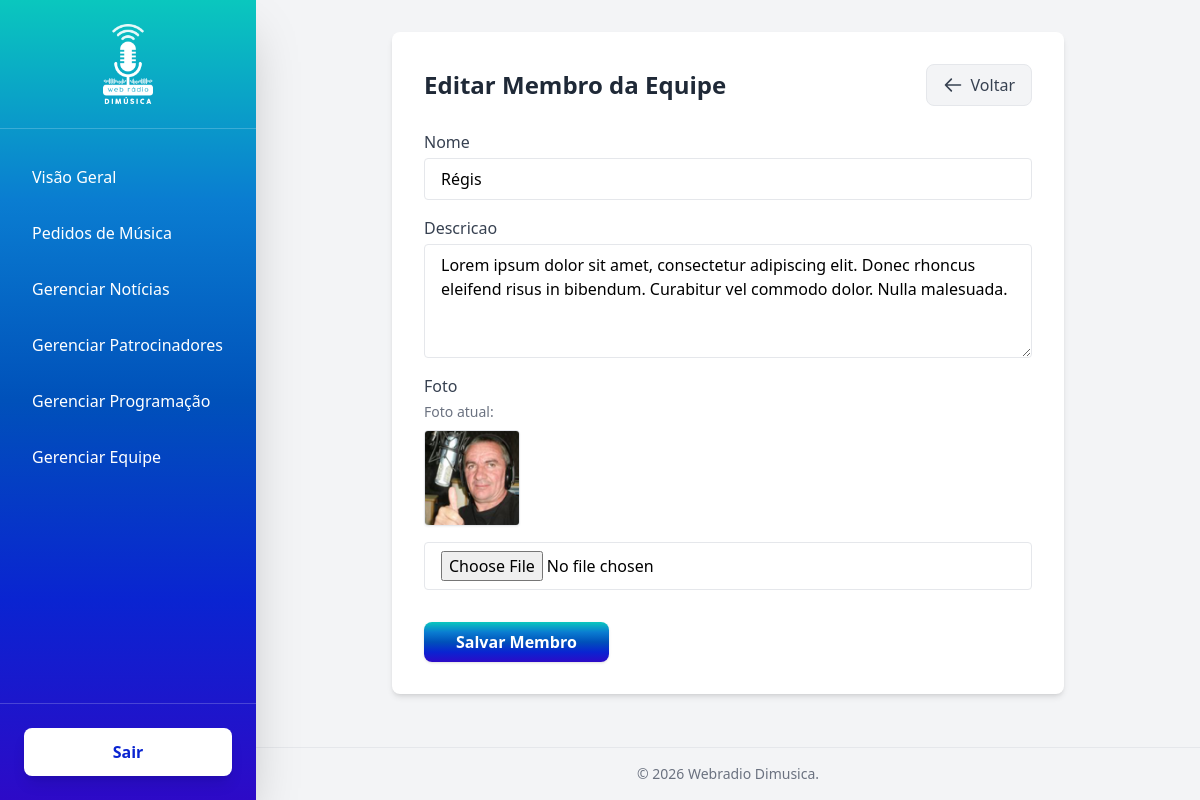
/painel/equipe/2/editar/ (signed in), run on the app's committed database.
### core/models.py (models this page shows, shortened)
class Equipe(models.Model):
    nome = models.CharField(max_length=150)
    descricao = models.TextField()
    foto = models.ImageField(upload_to='equipe/')

### webadmin/views.py (the view)
# urls.py: path('equipe/<int:pk>/editar/', views.equipe_form, name='admin_equipe_edit'),
@login_required(login_url='admin_login')
def equipe_form(request, pk=None):
    if pk:
        equipe = get_object_or_404(Equipe, pk=pk)
    else:
        equipe = None
    if request.method == 'POST':
        form = EquipeForm(request.POST, request.FILES, instance=equipe)
        if form.is_valid():
            form.save()
            messages.success(request, 'Membro da equipe salvo com sucesso!')
            return redirect('admin_equipe_list')
    else:
        form = EquipeForm(instance=equipe)
    return render(request, 'webadmin/equipe_form.html', {
        'form': form,
        'is_edit': bool(pk)
    })

### webadmin/forms.py
class EquipeForm(forms.ModelForm):
    class Meta:
        model = Equipe
        fields = ['nome', 'descricao', 'foto']
        widgets = {
            'nome': forms.TextInput(attrs={'class': 'w-full px-4 py-2 border rounded focus:outline-none focus:ring-2 focus:ring-[#0A7DD1]'}),
            'descricao': forms.Textarea(attrs={'class': 'w-full px-4 py-2 border rounded focus:outline-none focus:ring-2 focus:ring-[#0A7DD1]', 'rows': 4}),
            'foto': forms.FileInput(attrs={'class': 'w-full px-4 py-2 border rounded'}),
        }

### webadmin/templates/webadmin/equipe_form.html (shortened to what this page needs)
{% extends 'webadmin/base.html' %}
{% block content %}
<div class="max-w-2xl mx-auto bg-white p-8 rounded-lg shadow-md">
    <div class="flex justify-between items-center mb-6">
        <h2 class="text-2xl font-bold text-gray-800">
            {% if is_edit %}Editar Membro da Equipe{% else %}Novo Membro da Equipe{% endif %}
        </h2>
        <a href="{% url 'admin_equipe_list' %}" class="inline-flex items-center gap-2 px-4 py-2 bg-gray-100 text-gray-700 font-medium rounded-lg hover:bg-gray-200 transition-all duration-200 border group">
            <svg xmlns="http://www.w3.org/2000/svg" class="h-5 w-5 transform group-hover:-translate-x-1 transition-transform" fill="none" viewBox="0 0 24 24" stroke="currentColor"><path stroke-linecap="round" stroke-linejoin="round" stroke-width="2" d="M10 19l-7-7m0 0l7-7m-7 7h18" /></svg>
            Voltar
        </a>
    </div>
    <form method="post" enctype="multipart/form-data" class="space-y-4">
        {% for field in form %}
        <div class="flex flex-col">
            <label class="font-medium text-gray-700 mb-1">{{ field.label }}</label>
            {% if is_edit and field.name == 'foto' and form.instance.foto %}
            <div class="mb-4">
                <p class="text-sm text-gray-500 mb-2">Foto atual:</p>
                <img src="{{ form.instance.foto.url }}" alt="Foto de {{ form.instance.nome }}" class="h-24 w-24 object-cover rounded border shadow-sm">
            </div>
            {% endif %}
            {{ field }}
        </div>
        {% endfor %}
        <div class="pt-4">
            <button type="submit"
                class="mobile-gradient text-white px-8 py-2 rounded-lg font-semibold shadow hover:opacity-90 transition">
                Salvar Membro
            </button>
        </div>
    </form>
</div>
{% endblock %}

### webadmin/templates/webadmin/base.html (style rules this page uses)
.mobile-gradient { background: linear-gradient(to bottom, #0AC7BE, #0A7DD1, #0051BA, #0A24D1, #2D0AC7); }

### data on the page
Equipe: form "Régis" "Lorem ipsum dolor sit amet, consectetur adipiscing elit. Donec rhoncus eleifend risus in bibendum. Curabitur vel commodo dolor. Nulla malesuada.", instance.foto (picture)

### other printed values
{{ field.label }} "Nome" "Descricao" "Foto"
